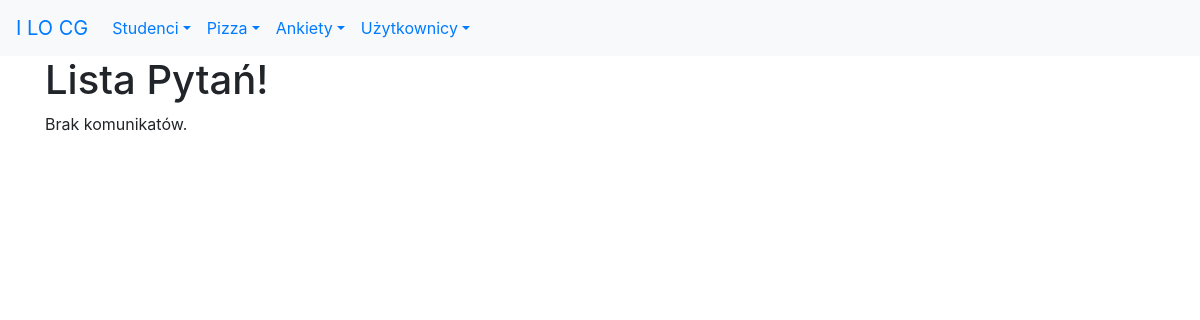
The page /ankiety/ on the database as committed earlier.
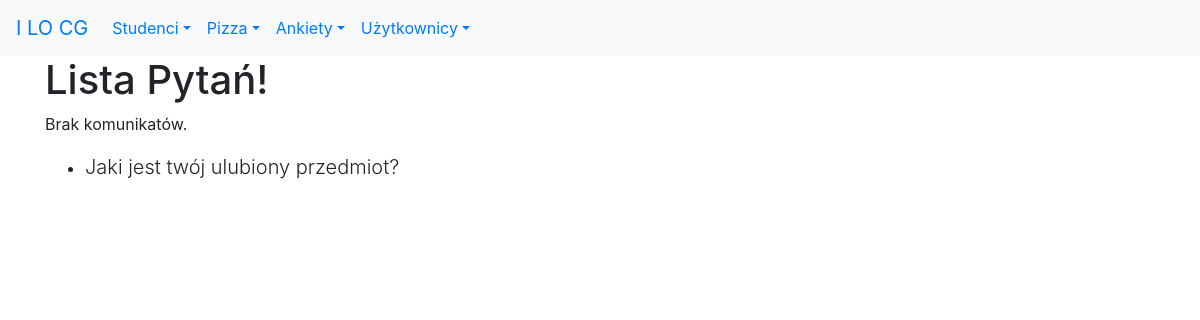
The same page on the database as committed later.
### ankiety/models.py (models this page shows)
class Pytanie(models.Model):
    kategoria = models.ForeignKey(Kategoria, on_delete=models.SET_NULL,
                                  blank=True, null=True, related_name="pytania")
    tekst_pytania = models.CharField('tekst pytania', max_length=200)
    data_d = models.DateTimeField('data dodania pytania', default=timezone.now)
    class Meta:
        verbose_name_plural = 'pytania'
        ordering = ['-data_d']
    def __str__(self):
        return self.tekst_pytania[0:50]

### ankiety/views.py (the view)
# urls.py: path('', views.ListaPytan.as_view(), name='lista-pytan'),
class ListaPytan(ListView):
    model = Pytanie
    template_name = 'ankiety/lista_pytan.html'
    context_object_name = 'pytania'
    def  get_queryset(self):
        return Pytanie.objects.order_by('-data_d')[0:10]

### ankiety/templates/ankiety/lista_pytan.html (shortened to what this page needs)
{% extends 'szablon.html' %}
 {% block naglowek %}Lista Pytań!{% endblock naglowek %}
{% block tresc %}
    <ul>
    {% for p in pytania %}
        <li class="mb-1">
        <span class="lead">{{ p }}</span>
            <br>
        </li>
    {% endfor %}
    </ul>
{% endblock tresc %}

Rows that differ between the two databases and show on the page:
added Pytanie: tekst_pytania "Jaki jest twój ulubiony przedmiot?"
